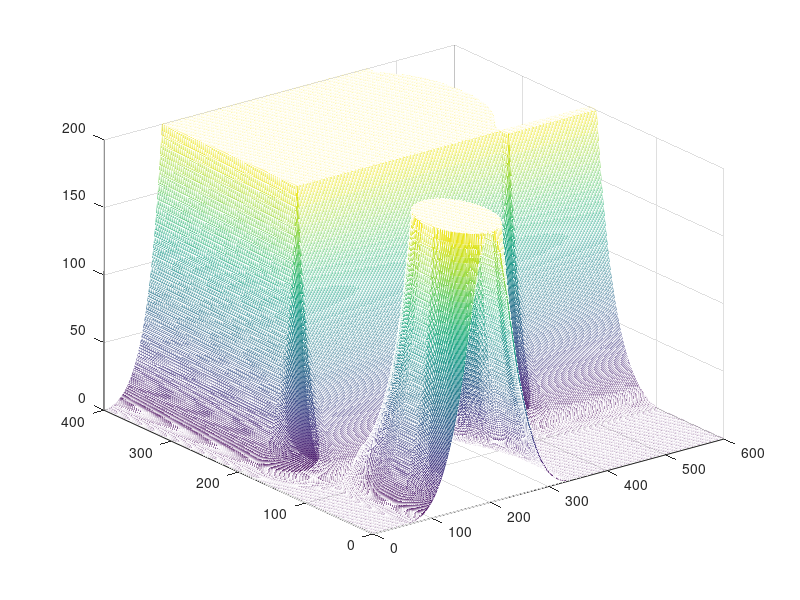

Write the MATLAB code that produced this figure. (Note: this script raises an error after producing the figure.)
nrows = 400;
ncols = 600;
obstacle = false(nrows, ncols);
[x, y] = meshgrid (1:ncols, 1:nrows);
obstacle (200:end, 100:450) = true;
obstacle (190:200, 450:600) = true;
t = ((x - 200).^2 + (y - 50).^2) < 50^2;
obstacle(t) = true;
t = ((x - 400).^2 + (y - 300).^2) < 100^2;
obstacle(t) = true;
d = bwdist(obstacle);
d2 = (d/100) + 1;
d0 = 2;
nu = 800;
repulsive = nu*((1./d2 - 1/d0).^2);
repulsive (d2 > d0) = 0;
figure(1);
m = mesh (repulsive);
m.FaceLighting = 'phong';
axis equal;
goal = [400, 500];
xi = 1/700;
attractive = xi * ( (x - goal(1)).^2 + (y - goal(2)).^2 );
figure(2);
m = mesh (attractive);
m.FaceLighting = 'phong';
axis equal;
title ('Attractive Potential');
figure(3);
imshow(~obstacle);

hold on;
plot (goal(1), goal(2), 'r.', 'MarkerSize', 25);
hold off;

axis ([0 ncols 0 nrows]);
axis xy;
axis on;

xlabel ('x');
ylabel ('y');

title ('Configuration Space');
f = attractive + repulsive;
figure(4);
m = mesh (f);
m.FaceLighting = 'phong';
axis equal;

title ('Total Potential');
start = [100, 150];
route=planner(f,start,goal,1000);
figure(5);
m = mesh (f);
axis equal
[sx, sy, sz] = sphere(20);
scale = 20;
sx = scale*sx;
sy = scale*sy;
sz = scale*(sz+1);

hold on;
p = mesh(sx, sy, sz);
p.FaceColor = 'red';
p.EdgeColor = 'none';
p.FaceLighting = 'phong';
hold off;

for i = 1:size(route,1)
    P = round(route(i,:));
    z = f(P(2), P(1));
    
    p.XData = sx + P(1);
    p.YData = sy + P(2);
    p.ZData = sz + f(P(2), P(1));
    
    drawnow;
    
    drawnow;
    
end

%% quiver plot
[gx, gy] = gradient (-f);
skip = 20;

figure(6);

xidx = 1:skip:ncols;
yidx = 1:skip:nrows;

quiver (x(yidx,xidx), y(yidx,xidx), gx(yidx,xidx), gy(yidx,xidx), 0.4);

axis ([1 ncols 1 nrows]);

hold on;

ps = plot(start(1), start(2), 'r.', 'MarkerSize', 30);
pg = plot(goal(1), goal(2), 'g.', 'MarkerSize', 30);
p3 = plot (route(:,1), route(:,2), 'r', 'LineWidth', 2);
